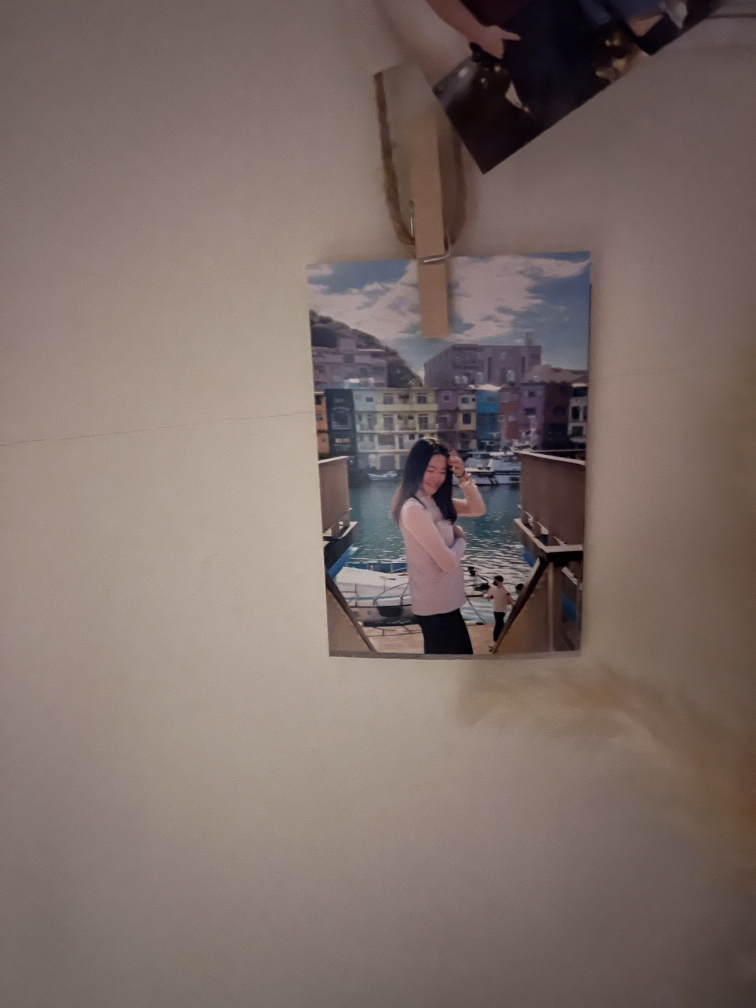
#> input picture opencv-6-low_contrast/low_contrast.jpg, 3024 x 4032 px (shown at 1/4 size)
$ python detect_low_contrast_image.py --input .
#> lines starting #> are read from the running program, lines starting #| are printed output that depends on the picture; after the words box and inside, x2 and y2 are one past the last pixel; in counts of white or black regions, pixels touching at a corner belong together
# https://pyimagesearch.com/2021/01/25/detecting-low-contrast-images-with-opencv-scikit-image-and-python/?_ga=2.136245682.2030539365.1702202819-1842902230.1698424416

# skimage.exposre.is_low_contrast:
# This function is used to detect low contrast images by examining an image's historgram
# and determining if the range of brightness spans less than a fractional amount of the full range
from skimage import exposure
from skimage.exposure import is_low_contrast
# imutils.paths.list_images:
# This function is used to grab the paths to images in a directory
from imutils.paths import list_images
from matplotlib import pyplot as plt
import argparse
import imutils
import cv2

ap = argparse.ArgumentParser()
ap.add_argument("-i", "--input", required=True, help="path to input directory of images")
ap.add_argument("-t", "--thresh", type=float, default=0.35, help="threshold for low contrast")
# The default for the threshold input variable is 0.35, meaning, an image will be considered low contrast
# when the range of brightness spans less than 35% of [0, 255]
args = vars(ap.parse_args())

image_paths = sorted(list(list_images(args["input"])))

for (i, image_path) in enumerate(image_paths):
    # load the input image from disk, and convert to grayscale
    print(f"processing {image_path}")
    image = cv2.imread(image_path)
#> image is the input picture: shape (4032, 3024, 3); mean B, G, R 104.6, 110.3, 125.8
    # cv2.imshow("original", image)
    image = imutils.resize(image, width=450)
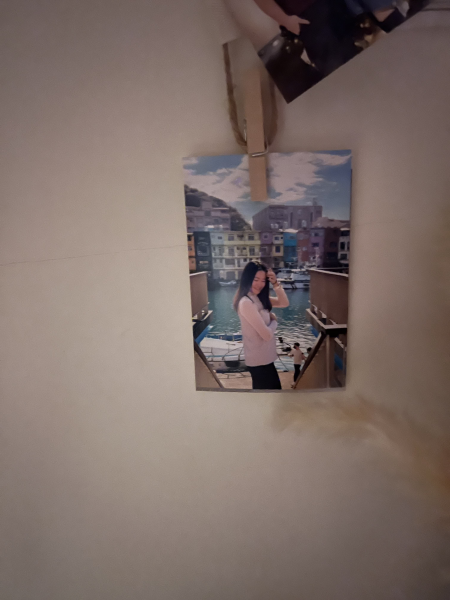
#> image: shape (600, 450, 3); mean B, G, R 104.6, 110.3, 125.8
    gray = cv2.cvtColor(image, cv2.COLOR_BGR2GRAY)
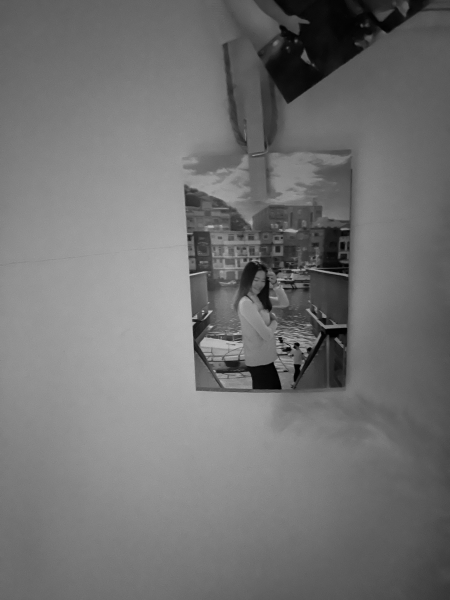
#> gray: shape (600, 450); min 1, max 195, mean 114.3
    # cv2.imshow("original gray", gray)

    blurred = cv2.GaussianBlur(gray, (5, 5), 0)
    # cv2.imshow("blurred", blurred)
    edged = cv2.Canny(blurred, 30, 150)
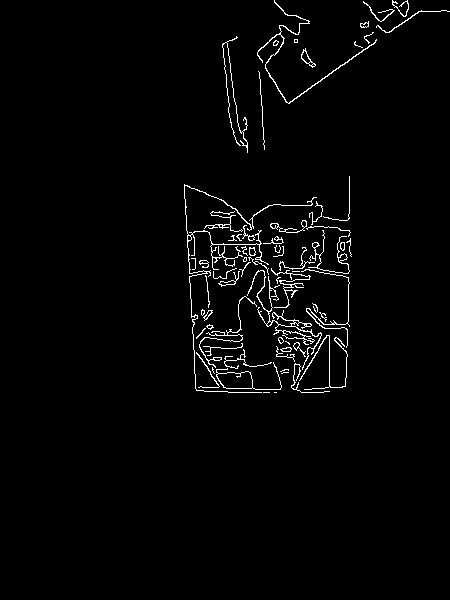
#> edged: shape (600, 450); 2.1% white in thin lines or dots, all inside (x1, y1, x2, y2) = (184, 0, 450, 393)
    # cv2.imshow("edged", edged)
    # cv2.waitKey(0)

    text = "Low Contrast: No"
    text_color = (0, 255, 0)

    if is_low_contrast(gray, fraction_threshold=args["thresh"]):
        # update the text to "warning form" when the contrast is low
        text_color = (0, 0, 255)
        text = "Low Contrast: Yes"
    else:
        # otherwise, continue processing

        contours = cv2.findContours(edged.copy(), cv2.RETR_EXTERNAL, cv2.CHAIN_APPROX_SIMPLE)
#> contours = 67 contours, 40 with area under 20; largest, box (x1, y1, x2, y2) and area: (216, 362, 282, 390) 510, (247, 270, 322, 370) 171, (257, 0, 377, 104) 152, (184, 184, 317, 393) 148, (301, 48, 316, 68) 96
        contours = imutils.grab_contours(contours)
        contour = max(contours, key=cv2.contourArea)
#> contour = contour of 82 points, box (x1, y1, x2, y2) (216, 362, 282, 390), area 510
        cv2.drawContours(image, [contour], -1, (0, 255, 0), 2)

        # find contours in the edge map generated from `edge`

    cv2.putText(image, text, (5, 25), cv2.FONT_HERSHEY_SIMPLEX, 1.5, text_color, 2)
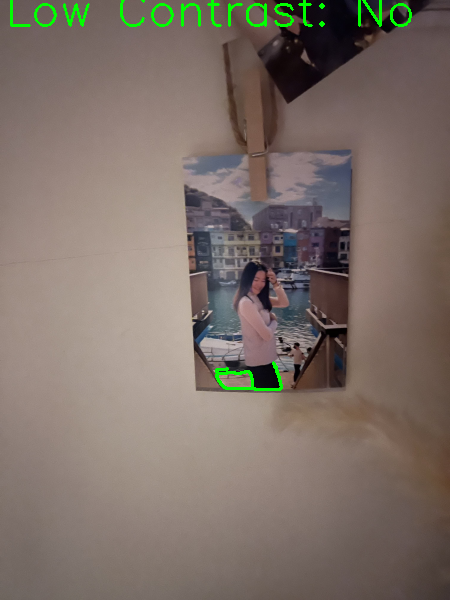
#> image: shape (600, 450, 3); mean B, G, R 103.9, 112.2, 124.9
    cv2.imshow("original", image)
    cv2.imshow("edged", edged)
    (hist, bins) = exposure.histogram(gray, source_range="dtype")
#> hist = 256 values, max 3860 at index 108, min 0 at index 0, mean 1054.7; bins = 256 values from 0 to 255
    hist = hist / hist.max()
#> hist = 256 values, max 1 at index 108, min 0 at index 0, mean 0.273
    (cdf, bins) = exposure.cumulative_distribution(gray)
#> cdf = 195 values from 0.000267 to 1; bins = 195 values from 1 to 195
    # matplotlib expects RGB images
    plt.figure()
    plt.axis("off")
    plt.imshow(cv2.cvtColor(gray, cv2.COLOR_GRAY2RGB))

    plt.figure()
    plt.title("grayscale histogram")
    plt.xlabel("bins")
    plt.ylabel("# pixels")
    plt.plot( hist)
    plt.plot( cdf)
    plt.xlim([0, 256])
    cv2.waitKey(0)
    plt.show()
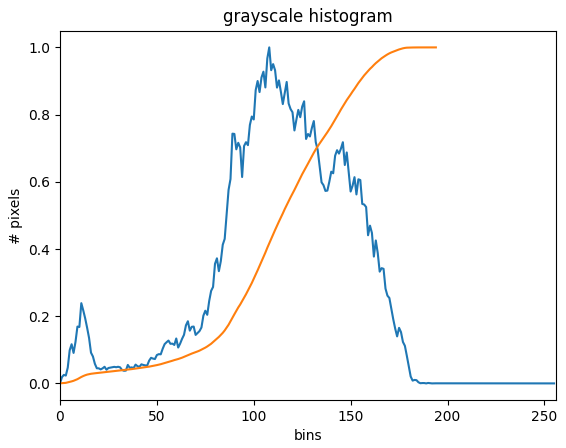
#> figure drawn by matplotlib, 1 panel; curve peaks at x = 108, y = 1; curve peaks at x = 194, y = 1
